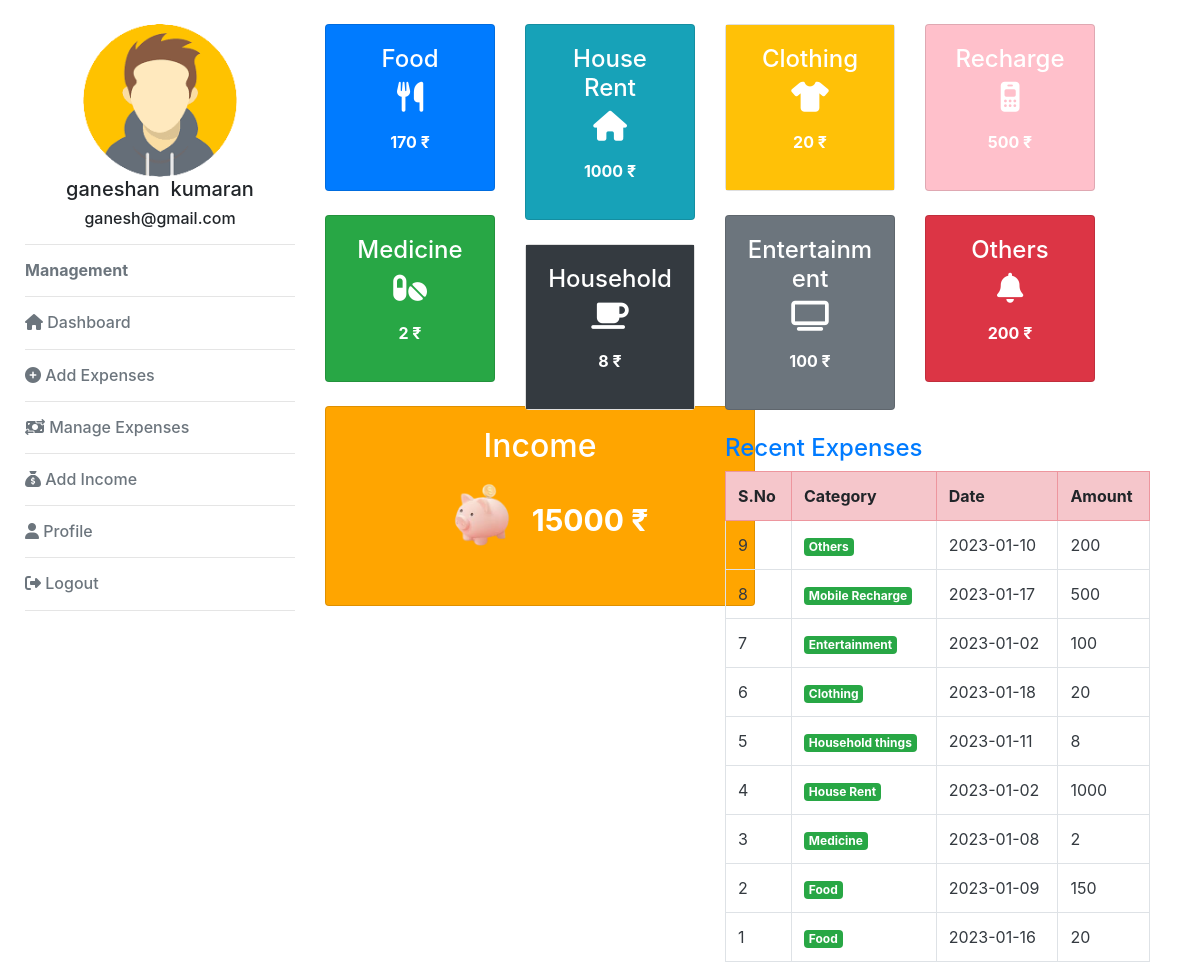
Screenshot of /dashboard.php (signed in) with the database file from the repository.
### tables this page shows
CREATE TABLE `register` (
  `id` int(11) NOT NULL,
  `first_name` varchar(30) NOT NULL,
  `last_name` varchar(30) NOT NULL,
  `email` varchar(30) NOT NULL,
  `password` varchar(30) NOT NULL,
  `register_time` timestamp NOT NULL DEFAULT current_timestamp() ON UPDATE current_timestamp()
);

CREATE TABLE `expenses` (
  `id` int(11) NOT NULL,
  `email` varchar(30) NOT NULL,
  `amount` int(30) NOT NULL,
  `date` varchar(30) NOT NULL,
  `category` varchar(30) NOT NULL,
  `reading_time` timestamp NOT NULL DEFAULT current_timestamp() ON UPDATE current_timestamp()
);

### dashboard.php (the view, shortened to what this page needs)
<!DOCTYPE html>
<html>
<head>
  <link rel="stylesheet" href="https://cdn.jsdelivr.net/npm/bootstrap@4.6.2/dist/css/bootstrap.min.css">
  <link rel="stylesheet" href="https://cdnjs.cloudflare.com/ajax/libs/font-awesome/6.2.1/css/all.min.css" />
  <link rel="stylesheet" href="https://cdnjs.cloudflare.com/ajax/libs/animate.css/4.1.1/animate.min.css" />
</head>
<body>
	<div class="container-fluid">
		<?php
		include('leftbar.php');
		?>
		<div class="col-md-2 mt-4">
			<div class="card bg-primary">
				<div class="card-body">
					<h4 class="text-center">Food</h4>
					<?php
						include('dbconnection.php');
						$email2=$_SESSION["email"];
						$sql2="select SUM(amount) as su from expenses where email='$email2' and category='Food'";
						$result2=mysqli_query($con,$sql2);
						$row2=mysqli_fetch_assoc($result2);
						?>
					<p class="text-center"><i class="fa-solid fa-utensils" style="font-size:30px;"></i></p>
					<p class="text-center font-weight-bold"><?php echo $row2["su"]; ?> &#8377;</p>
				</div>
			</div><br>
			<div class="card bg-success">
				<div class="card-body">
					<h4 class="text-center">Medicine</h4>
					<p class="text-center"><i class="fa-solid fa-pills" style="font-size: 30px;"></i></p>
					<?php
						include('dbconnection.php');
						$email2=$_SESSION["email"];
						$sql2="select SUM(amount) as su from expenses where email='$email2' and category='Medicine'";
						$result2=mysqli_query($con,$sql2);
						$medicine=mysqli_fetch_assoc($result2);
						$sql3="select SUM(amount) as su from expenses where email='$email2' and category='Household things'";
						$result3=mysqli_query($con,$sql3);
						$household=mysqli_fetch_assoc($result3);
						$sql4="select SUM(amount) as su from expenses where email='$email2' and category='House Rent'";
						$result4=mysqli_query($con,$sql4);
						$houserent=mysqli_fetch_assoc($result4);
						$sql5="select SUM(amount) as su from expenses where email='$email2' and category='Clothing'";
						$result5=mysqli_query($con,$sql5);
						$clothing=mysqli_fetch_assoc($result5);
						$sql6="select SUM(amount) as su from expenses where email='$email2' and category='Entertainment'";
						$result6=mysqli_query($con,$sql6);
						$entertainment=mysqli_fetch_assoc($result6);
						$sql7="select SUM(amount) as su from expenses where email='$email2' and category='Mobile Recharge'";
						$result7=mysqli_query($con,$sql7);
						$mobile=mysqli_fetch_assoc($result7);
						$sql8="select SUM(amount) as su from expenses where email='$email2' and category='Others'";
						$result8=mysqli_query($con,$sql8);
						$others=mysqli_fetch_assoc($result8);
						$sum=$row2["su"]+$medicine["su"]+$household["su"]+$houserent["su"]+$clothing["su"]+$entertainment["su"]+$mobile["su"]+$others["su"];
						?>
					<p class="text-center font-weight-bold"><?php echo $medicine["su"]; ?> &#8377;</p>
				</div>
			</div><br>
			<div class="card" style="background-color:orange;height:200px;width:430px;">
				<div class="card-body">
					<h2 class="text-center text-white">Income</h2>
					<?php
						include('dbconnection.php');
						$email=$_SESSION["email"];
						$sql="select SUM(amount) as su from income where email='$email'";
						$result=mysqli_query($con,$sql);
						$row=mysqli_fetch_assoc($result);
						?>
					<p class="text-center font-weight-bold" style="font-size: 30px;"><img src="images/biggy.png" height="100" width="100"><?php echo $row["su"]-$sum; ?> &#8377;</p>
				</div>
			</div>
		</div>
		<div class="col-md-2 mt-4">
			<div class="card bg-info">
				<div class="card-body">
					<h4 class="text-center">House Rent</h4>
					<p class="text-center"><i class="fa-solid fa-house" style="font-size:30px;"></i></p>
					<p class="text-center font-weight-bold"><?php echo $houserent["su"]; ?> &#8377;</p>
				</div>
			</div><br>
			<div class="card">
				<div class="card-body bg-dark">
					<h4 class="text-center">Household</h4>
					<p class="text-center"><i class="fa-solid fa-mug-saucer" style="font-size: 30px;"></i></p>
					<p class="text-center font-weight-bold"><?php echo $household["su"]; ?> &#8377;</p>
				</div>
			</div>
		</div><br>
		<div class="col-md-2 mt-4">
			<div class="card">
				<div class="card-body bg-warning">
					<h4 class="text-center">Clothing</h4>
					<p class="text-center"><i class="fa-solid fa-shirt" style="font-size:30px;"></i></p>
					<p class="text-center font-weight-bold"><?php echo $clothing["su"]; ?> &#8377;</p>
				</div>
			</div><br>
			<div class="card bg-secondary">
				<div class="card-body">
					<h4 class="text-center">Entertainment</h4>
					<p class="text-center"><i class="fa-solid fa-tv" style="font-size: 30px;"></i></p>
					<p class="text-center font-weight-bold"><?php echo $entertainment["su"]; ?> &#8377;</p>
				</div>
			</div>
					<br>
			<div class="table-responsive" style="width:425px;">
				<h4 class="text-primary">Recent Expenses</h4>
			<table class="table table-bordered">
				<tr class="table-danger">
					<th>S.No</th>
					<th>Category</th>
					<th>Date</th>
					<th>Amount</th>
				</tr>
				<?php
				include('dbconnection.php');
				$email=$_SESSION["email"];
				$sql="select * from expenses where email='$email' order by id desc";
				$result=mysqli_query($con,$sql);
				if(mysqli_num_rows($result)>0)
				{
					while($row=mysqli_fetch_assoc($result))
					{
						?>
						<tr>
						<td class="text-dark"><?php echo $row["id"]; ?></td>
						<td class="font-weight-bold text-info">
							<div class="badge bg-success text-white">
							<?php echo $row["category"]; ?></td>
						</div>
						<td class="text-dark"><?php echo $row["date"]; ?></td>
						<td class="text-dark"><?php echo $row["amount"]; ?></td>
					</tr>
						<?php
					}
				}
				?>
		<div class="col-md-2 mt-4">
			<div class="card" style="background-color:pink;">
				<div class="card-body">
					<h4 class="text-center">Recharge</h4>
					<p class="text-center"><i class="fa-solid fa-mobile-retro" style="font-size:30px;"></i></p>
					<p class="text-center font-weight-bold"><?php echo $mobile["su"]; ?> &#8377;</p>
				</div>
			</div><br>
			<div class="card bg-danger">
				<div class="card-body">
					<h4 class="text-center">Others</h4>
					<p class="text-center"><i class="fa-solid fa-bell" style="font-size: 30px;"></i></p>
					<p class="text-center font-weight-bold"><?php echo $others["su"]; ?> &#8377;</p>
				</div>
			</div>
		</div>
</body>
</html>

### leftbar.php
<?php
include('dbconnection.php');
$email=$_SESSION["email"];
$sql="select * from register where email='$email'";
$result=mysqli_query($con,$sql);
$row=mysqli_fetch_assoc($result);
?>
<div class="row">
	<div class="col-md-3" style="margin-left:10px;">
		<br>
		<img src="images/avatar1.png" class="img-fluid">
		<h5 class="text-center"><?php echo $row["first_name"]; ?>&nbsp;&nbsp;<?php echo $row["last_name"]; ?></h5>
		<h6 class="text-center"><?php echo $row["email"]; ?></h6>
		<hr>
		<h6 class="text-secondary font-weight-bold">Management</h6><hr>
		<h6 class="text-secondary"><a href="dashboard.php" class="text-decoration-none text-secondary"><i class="fa-solid fa-house"></i> Dashboard</a></h6><hr>
		<h6 class="text-secondary"><a href="add_expense.php" class="text-decoration-none text-secondary"><i class="fa-solid fa-circle-plus"></i> Add Expenses</a></h6><hr>
		<h6 class="text-secondary"><a href="manage_expense.php" class="text-decoration-none text-secondary"><i class="fa-solid fa-money-bill-transfer"></i> Manage Expenses</a></h6><hr>
		<h6 class="text-secondary"><a href="add_income.php" class="text-decoration-none text-secondary"><i class="fa-solid fa-sack-dollar"></i> Add Income</a></h6><hr>
		<h6 class="text-secondary"><a href="profile.php" class="text-decoration-none text-secondary"><i class="fa-solid fa-user"></i> Profile</a></h6><hr>
		<h6 class="text-secondary"><a href="logout.php" class="text-decoration-none text-secondary"><i class="fa-solid fa-right-from-bracket"></i> Logout</a></h6><hr>
	</div>

### dashboard.php (style rules this page uses)
h4,p { color:white; }

### rows the page displays
register: first_name "ganeshan", last_name "kumaran", email "ganesh@gmail.com"
expenses: id "9", category "Others", date "2023-01-10", amount "200"
expenses: id "8", category "Mobile Recharge", date "2023-01-17", amount "500"
expenses: id "7", category "Entertainment", date "2023-01-02", amount "100"
expenses: id "6", category "Clothing", date "2023-01-18", amount "20"
expenses: id "5", category "Household things", date "2023-01-11", amount "8"
expenses: id "4", category "House Rent", date "2023-01-02", amount "1000"
expenses: id "3", category "Medicine", date "2023-01-08", amount "2"
expenses: id "2", category "Food", date "2023-01-09", amount "150"
expenses: id "1", category "Food", date "2023-01-16", amount "20"

### other values shown
$row2["su"] "170"
$medicine["su"] "2"
$row["su"]-$sum "15000"
$houserent["su"] "1000"
$household["su"] "8"
$clothing["su"] "20"
$entertainment["su"] "100"
$mobile["su"] "500"
$others["su"] "200"
